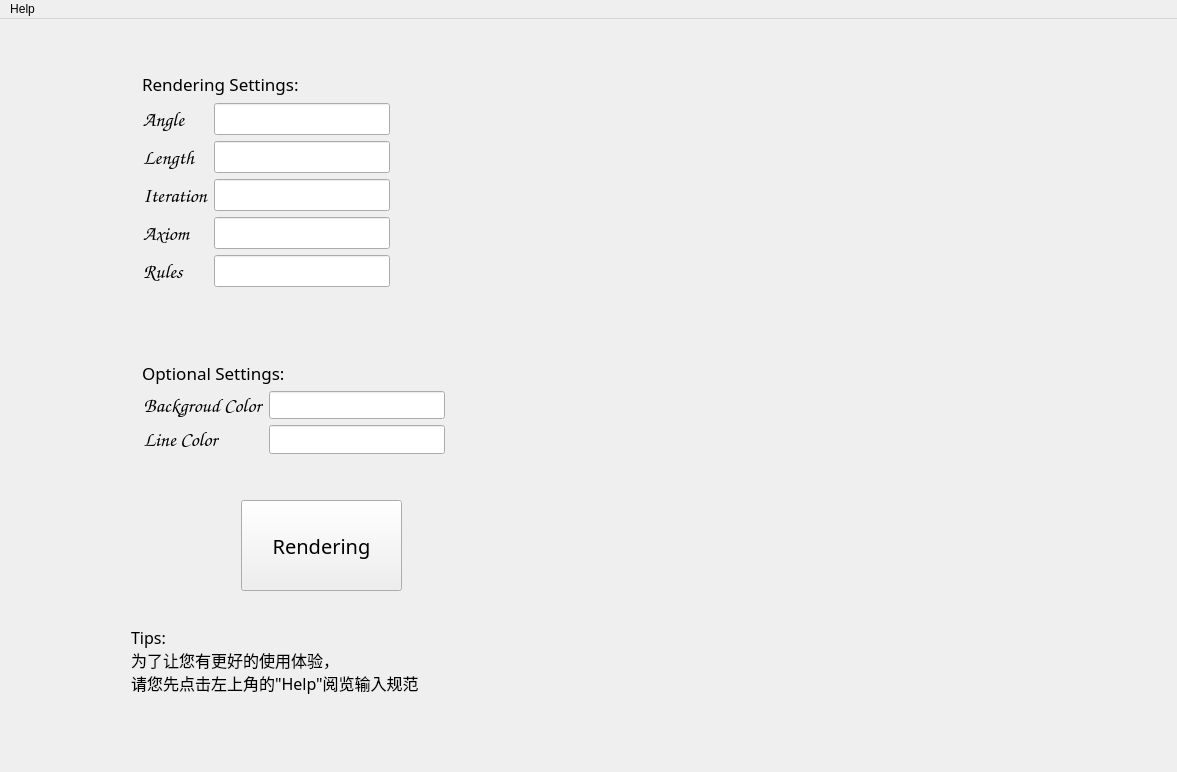
<?xml version="1.0" encoding="UTF-8"?>
<ui version="4.0">
 <class>MainWindowClass</class>
 <widget class="QMainWindow" name="MainWindowClass">
  <property name="geometry">
   <rect>
    <x>0</x>
    <y>0</y>
    <width>1177</width>
    <height>772</height>
   </rect>
  </property>
  <property name="windowTitle">
   <string>L-systems Renderer</string>
  </property>
  <widget class="QWidget" name="centralwidget">
   <property name="sizePolicy">
    <sizepolicy hsizetype="Preferred" vsizetype="Preferred">
     <horstretch>0</horstretch>
     <verstretch>0</verstretch>
    </sizepolicy>
   </property>
   <layout class="QVBoxLayout" name="verticalLayout">
    <item>
     <layout class="QHBoxLayout" name="horizontalLayout">
      <item>
       <widget class="QWidget" name="widget" native="true">
        <widget class="QPushButton" name="pushButton">
         <property name="geometry">
          <rect>
           <x>230</x>
           <y>470</y>
           <width>161</width>
           <height>91</height>
          </rect>
         </property>
         <property name="font">
          <font>
           <family>Berlin Sans FB</family>
           <pointsize>15</pointsize>
          </font>
         </property>
         <property name="text">
          <string>Rendering</string>
         </property>
        </widget>
        <widget class="QLabel" name="label_10">
         <property name="geometry">
          <rect>
           <x>120</x>
           <y>590</y>
           <width>401</width>
           <height>81</height>
          </rect>
         </property>
         <property name="font">
          <font>
           <family>微软雅黑</family>
           <pointsize>12</pointsize>
          </font>
         </property>
         <property name="text">
          <string>Tips:
为了让您有更好的使用体验，
请您先点击左上角的&quot;Help&quot;阅览输入规范</string>
         </property>
        </widget>
        <widget class="QWidget" name="layoutWidget">
         <property name="geometry">
          <rect>
           <x>120</x>
           <y>30</y>
           <width>377</width>
           <height>238</height>
          </rect>
         </property>
         <layout class="QVBoxLayout" name="verticalLayout_2">
          <item>
           <widget class="QLabel" name="label_6">
            <property name="font">
             <font>
              <family>Cascadia Code</family>
              <pointsize>13</pointsize>
             </font>
            </property>
            <property name="text">
             <string>Rendering Settings:</string>
            </property>
           </widget>
          </item>
          <item>
           <layout class="QFormLayout" name="formLayout">
            <item row="0" column="0">
             <widget class="QLabel" name="label">
              <property name="font">
               <font>
                <family>Comic Sans MS</family>
                <pointsize>15</pointsize>
               </font>
              </property>
              <property name="text">
               <string>Angle</string>
              </property>
              <property name="alignment">
               <set>Qt::AlignCenter</set>
              </property>
             </widget>
            </item>
            <item row="0" column="1">
             <widget class="QLineEdit" name="lineEdit_angle">
              <property name="sizePolicy">
               <sizepolicy hsizetype="Fixed" vsizetype="Fixed">
                <horstretch>0</horstretch>
                <verstretch>0</verstretch>
               </sizepolicy>
              </property>
              <property name="font">
               <font>
                <pointsize>15</pointsize>
               </font>
              </property>
             </widget>
            </item>
            <item row="1" column="0">
             <widget class="QLabel" name="label_2">
              <property name="font">
               <font>
                <family>Comic Sans MS</family>
                <pointsize>15</pointsize>
               </font>
              </property>
              <property name="text">
               <string>Length</string>
              </property>
              <property name="alignment">
               <set>Qt::AlignCenter</set>
              </property>
             </widget>
            </item>
            <item row="1" column="1">
             <widget class="QLineEdit" name="lineEdit_length">
              <property name="sizePolicy">
               <sizepolicy hsizetype="Fixed" vsizetype="Fixed">
                <horstretch>0</horstretch>
                <verstretch>0</verstretch>
               </sizepolicy>
              </property>
              <property name="font">
               <font>
                <pointsize>15</pointsize>
               </font>
              </property>
             </widget>
            </item>
            <item row="2" column="0">
             <widget class="QLabel" name="label_5">
              <property name="font">
               <font>
                <family>Comic Sans MS</family>
                <pointsize>15</pointsize>
               </font>
              </property>
              <property name="text">
               <string>Iteration</string>
              </property>
              <property name="alignment">
               <set>Qt::AlignCenter</set>
              </property>
             </widget>
            </item>
            <item row="2" column="1">
             <widget class="QLineEdit" name="lineEdit_iteration">
              <property name="sizePolicy">
               <sizepolicy hsizetype="Fixed" vsizetype="Fixed">
                <horstretch>0</horstretch>
                <verstretch>0</verstretch>
               </sizepolicy>
              </property>
              <property name="font">
               <font>
                <pointsize>15</pointsize>
               </font>
              </property>
             </widget>
            </item>
            <item row="3" column="0">
             <widget class="QLabel" name="label_3">
              <property name="font">
               <font>
                <family>Comic Sans MS</family>
                <pointsize>15</pointsize>
               </font>
              </property>
              <property name="text">
               <string>Axiom</string>
              </property>
              <property name="alignment">
               <set>Qt::AlignCenter</set>
              </property>
             </widget>
            </item>
            <item row="3" column="1">
             <widget class="QLineEdit" name="lineEdit_axiom">
              <property name="sizePolicy">
               <sizepolicy hsizetype="Fixed" vsizetype="Fixed">
                <horstretch>0</horstretch>
                <verstretch>0</verstretch>
               </sizepolicy>
              </property>
              <property name="font">
               <font>
                <pointsize>15</pointsize>
               </font>
              </property>
             </widget>
            </item>
            <item row="4" column="0">
             <widget class="QLabel" name="label_4">
              <property name="font">
               <font>
                <family>Comic Sans MS</family>
                <pointsize>15</pointsize>
               </font>
              </property>
              <property name="text">
               <string>Rules</string>
              </property>
              <property name="alignment">
               <set>Qt::AlignCenter</set>
              </property>
             </widget>
            </item>
            <item row="4" column="1">
             <widget class="QLineEdit" name="lineEdit_rule">
              <property name="sizePolicy">
               <sizepolicy hsizetype="Fixed" vsizetype="Fixed">
                <horstretch>0</horstretch>
                <verstretch>0</verstretch>
               </sizepolicy>
              </property>
              <property name="font">
               <font>
                <pointsize>15</pointsize>
               </font>
              </property>
             </widget>
            </item>
           </layout>
          </item>
         </layout>
        </widget>
        <widget class="QWidget" name="layoutWidget">
         <property name="geometry">
          <rect>
           <x>120</x>
           <y>320</y>
           <width>456</width>
           <height>115</height>
          </rect>
         </property>
         <layout class="QVBoxLayout" name="verticalLayout_3">
          <item>
           <widget class="QLabel" name="label_7">
            <property name="font">
             <font>
              <family>Cascadia Code</family>
              <pointsize>13</pointsize>
             </font>
            </property>
            <property name="text">
             <string>Optional Settings:</string>
            </property>
           </widget>
          </item>
          <item>
           <layout class="QFormLayout" name="formLayout_2">
            <item row="0" column="0">
             <widget class="QLabel" name="label_8">
              <property name="font">
               <font>
                <family>Comic Sans MS</family>
                <pointsize>15</pointsize>
               </font>
              </property>
              <property name="text">
               <string>Backgroud Color</string>
              </property>
              <property name="alignment">
               <set>Qt::AlignCenter</set>
              </property>
             </widget>
            </item>
            <item row="0" column="1">
             <widget class="QLineEdit" name="lineEdit_backColor">
              <property name="sizePolicy">
               <sizepolicy hsizetype="Fixed" vsizetype="Fixed">
                <horstretch>0</horstretch>
                <verstretch>0</verstretch>
               </sizepolicy>
              </property>
              <property name="font">
               <font>
                <pointsize>15</pointsize>
               </font>
              </property>
             </widget>
            </item>
            <item row="1" column="0">
             <widget class="QLabel" name="label_9">
              <property name="font">
               <font>
                <family>Comic Sans MS</family>
                <pointsize>15</pointsize>
               </font>
              </property>
              <property name="text">
               <string>Line Color</string>
              </property>
              <property name="alignment">
               <set>Qt::AlignCenter</set>
              </property>
             </widget>
            </item>
            <item row="1" column="1">
             <widget class="QLineEdit" name="lineEdit_lineColor">
              <property name="sizePolicy">
               <sizepolicy hsizetype="Fixed" vsizetype="Fixed">
                <horstretch>0</horstretch>
                <verstretch>0</verstretch>
               </sizepolicy>
              </property>
              <property name="font">
               <font>
                <pointsize>15</pointsize>
               </font>
              </property>
             </widget>
            </item>
           </layout>
          </item>
         </layout>
        </widget>
       </widget>
      </item>
     </layout>
    </item>
   </layout>
  </widget>
  <widget class="QMenuBar" name="menuBar">
   <property name="geometry">
    <rect>
     <x>0</x>
     <y>0</y>
     <width>1177</width>
     <height>26</height>
    </rect>
   </property>
   <widget class="QMenu" name="menuHelp">
    <property name="title">
     <string>Help</string>
    </property>
    <addaction name="actionHelp_Document"/>
   </widget>
   <addaction name="menuHelp"/>
  </widget>
  <action name="actionHelp_Document">
   <property name="text">
    <string>Help Document</string>
   </property>
  </action>
 </widget>
 <layoutdefault spacing="6" margin="11"/>
 <resources>
  <include location="MainWindow.qrc"/>
 </resources>
 <connections/>
</ui>
